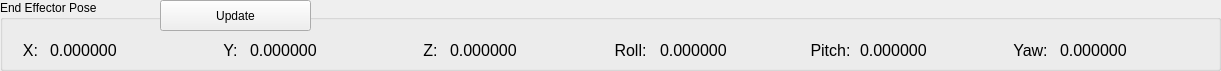
     <widget class="QGroupBox" name="arm1_end_effector_pose">
      <property name="geometry">
       <rect>
        <x>20</x>
        <y>790</y>
        <width>1221</width>
        <height>71</height>
       </rect>
      </property>
      <property name="title">
       <string>End Effector Pose</string>
      </property>
      <widget class="QLabel" name="label_52">
       <property name="geometry">
        <rect>
         <x>610</x>
         <y>40</y>
         <width>41</width>
         <height>21</height>
        </rect>
       </property>
       <property name="font">
        <font>
         <pointsize>12</pointsize>
        </font>
       </property>
       <property name="text">
        <string>Roll:</string>
       </property>
       <property name="alignment">
        <set>Qt::AlignCenter</set>
       </property>
      </widget>
      <widget class="QLabel" name="label_53">
       <property name="geometry">
        <rect>
         <x>420</x>
         <y>40</y>
         <width>21</width>
         <height>21</height>
        </rect>
       </property>
       <property name="font">
        <font>
         <pointsize>12</pointsize>
        </font>
       </property>
       <property name="text">
        <string>Z:</string>
       </property>
       <property name="alignment">
        <set>Qt::AlignCenter</set>
       </property>
      </widget>
      <widget class="QLabel" name="label_54">
       <property name="geometry">
        <rect>
         <x>1010</x>
         <y>40</y>
         <width>41</width>
         <height>21</height>
        </rect>
       </property>
       <property name="font">
        <font>
         <pointsize>12</pointsize>
        </font>
       </property>
       <property name="text">
        <string>Yaw:</string>
       </property>
       <property name="alignment">
        <set>Qt::AlignCenter</set>
       </property>
      </widget>
      <widget class="QLabel" name="label_55">
       <property name="geometry">
        <rect>
         <x>20</x>
         <y>40</y>
         <width>21</width>
         <height>21</height>
        </rect>
       </property>
       <property name="font">
        <font>
         <pointsize>12</pointsize>
        </font>
       </property>
       <property name="text">
        <string>X:</string>
       </property>
       <property name="alignment">
        <set>Qt::AlignCenter</set>
       </property>
      </widget>
      <widget class="QLabel" name="label_56">
       <property name="geometry">
        <rect>
         <x>220</x>
         <y>40</y>
         <width>21</width>
         <height>21</height>
        </rect>
       </property>
       <property name="font">
        <font>
         <pointsize>12</pointsize>
        </font>
       </property>
       <property name="text">
        <string>Y:</string>
       </property>
       <property name="alignment">
        <set>Qt::AlignCenter</set>
       </property>
      </widget>
      <widget class="QLabel" name="label_57">
       <property name="geometry">
        <rect>
         <x>800</x>
         <y>40</y>
         <width>61</width>
         <height>21</height>
        </rect>
       </property>
       <property name="font">
        <font>
         <pointsize>12</pointsize>
        </font>
       </property>
       <property name="text">
        <string>Pitch:</string>
       </property>
       <property name="alignment">
        <set>Qt::AlignCenter</set>
       </property>
      </widget>
      <widget class="QLabel" name="arm1_x">
       <property name="geometry">
        <rect>
         <x>50</x>
         <y>40</y>
         <width>151</width>
         <height>21</height>
        </rect>
       </property>
       <property name="font">
        <font>
         <pointsize>12</pointsize>
        </font>
       </property>
       <property name="text">
        <string>0.000000</string>
       </property>
       <property name="alignment">
        <set>Qt::AlignLeading|Qt::AlignLeft|Qt::AlignVCenter</set>
       </property>
      </widget>
      <widget class="QLabel" name="arm1_y">
       <property name="geometry">
        <rect>
         <x>250</x>
         <y>40</y>
         <width>151</width>
         <height>21</height>
        </rect>
       </property>
       <property name="font">
        <font>
         <pointsize>12</pointsize>
        </font>
       </property>
       <property name="text">
        <string>0.000000</string>
       </property>
       <property name="alignment">
        <set>Qt::AlignLeading|Qt::AlignLeft|Qt::AlignVCenter</set>
       </property>
      </widget>
      <widget class="QLabel" name="arm1_z">
       <property name="geometry">
        <rect>
         <x>450</x>
         <y>40</y>
         <width>151</width>
         <height>21</height>
        </rect>
       </property>
       <property name="font">
        <font>
         <pointsize>12</pointsize>
        </font>
       </property>
       <property name="text">
        <string>0.000000</string>
       </property>
       <property name="alignment">
        <set>Qt::AlignLeading|Qt::AlignLeft|Qt::AlignVCenter</set>
       </property>
      </widget>
      <widget class="QLabel" name="arm1_r">
       <property name="geometry">
        <rect>
         <x>660</x>
         <y>40</y>
         <width>151</width>
         <height>21</height>
        </rect>
       </property>
       <property name="font">
        <font>
         <pointsize>12</pointsize>
        </font>
       </property>
       <property name="text">
        <string>0.000000</string>
       </property>
       <property name="alignment">
        <set>Qt::AlignLeading|Qt::AlignLeft|Qt::AlignVCenter</set>
       </property>
      </widget>
      <widget class="QLabel" name="arm1_p">
       <property name="geometry">
        <rect>
         <x>860</x>
         <y>40</y>
         <width>151</width>
         <height>21</height>
        </rect>
       </property>
       <property name="font">
        <font>
         <pointsize>12</pointsize>
        </font>
       </property>
       <property name="text">
        <string>0.000000</string>
       </property>
       <property name="alignment">
        <set>Qt::AlignLeading|Qt::AlignLeft|Qt::AlignVCenter</set>
       </property>
      </widget>
      <widget class="QLabel" name="arm1_y_">
       <property name="geometry">
        <rect>
         <x>1060</x>
         <y>40</y>
         <width>151</width>
         <height>21</height>
        </rect>
       </property>
       <property name="font">
        <font>
         <pointsize>12</pointsize>
        </font>
       </property>
       <property name="text">
        <string>0.000000</string>
       </property>
       <property name="alignment">
        <set>Qt::AlignLeading|Qt::AlignLeft|Qt::AlignVCenter</set>
       </property>
      </widget>
      <widget class="QPushButton" name="arm1_update_pose">
       <property name="geometry">
        <rect>
         <x>160</x>
         <y>0</y>
         <width>151</width>
         <height>31</height>
        </rect>
       </property>
       <property name="text">
        <string>Update</string>
       </property>
      </widget>
     </widget>
